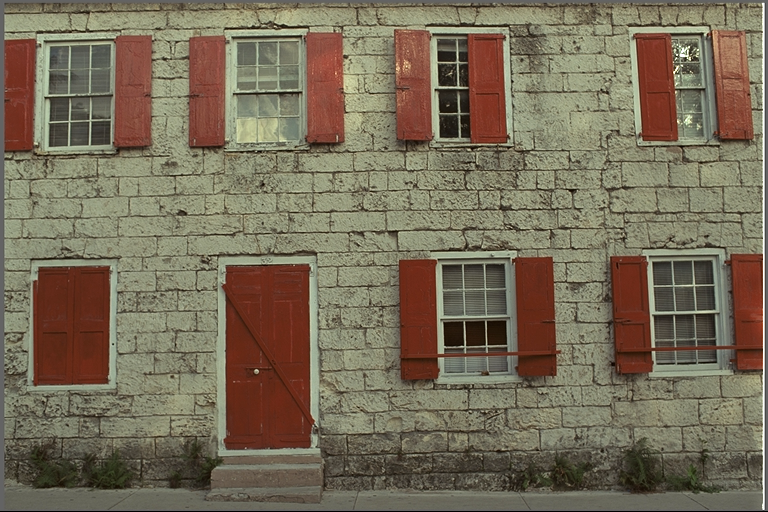
#> input picture samples/kodak/kodim01.png, 768 x 512 px, found by its file name
$ python lzw_original.py
#> lines starting #> are read from the running program, lines starting #| are printed output that depends on the picture
# Extracted verbatim from lzw.ipynb
# DO NOT MODIFY - This is the original algorithm implementation
# Cell 1: LZW Implementation and Helper Functions
import numpy as np
import matplotlib.pyplot as plt

def lzw_encode(image_data, max_dict_size=4096):
    """
    Encodes image data using the LZW algorithm.
    """
    flat_data = image_data.ravel().tobytes()

    dictionary = {bytes([i]): i for i in range(256)}
    next_code = 256

    encoded_data = []
    current_sequence = b""

    for byte in flat_data:
        current_byte = bytes([byte])
        new_sequence = current_sequence + current_byte

        if new_sequence in dictionary:
            current_sequence = new_sequence
        else:
            encoded_data.append(dictionary[current_sequence])
            if len(dictionary) < max_dict_size:
                dictionary[new_sequence] = next_code
                next_code += 1
            current_sequence = current_byte

    if current_sequence:
        encoded_data.append(dictionary[current_sequence])

    return encoded_data

def lzw_decode(encoded_data, shape):
    """
    Decodes LZW-encoded data back into an image array.
    """
    if not encoded_data:
        return np.zeros(shape, dtype=np.uint8)

    dictionary = {i: bytes([i]) for i in range(256)}
    next_code = 256

    result = []
    prev_code = encoded_data.pop(0)
    current_entry = dictionary[prev_code]
    result.append(current_entry)

    for code in encoded_data:
        if code in dictionary:
            entry = dictionary[code]
        elif code == next_code:
            entry = current_entry + current_entry[:1]
        else:
            raise ValueError("Invalid LZW code during decoding.")

        result.append(entry)

        new_entry = current_entry + entry[:1]
        dictionary[next_code] = new_entry
        next_code += 1

        current_entry = entry

    decoded_bytes = b"".join(result)
    decoded_image_array = np.frombuffer(decoded_bytes, dtype=np.uint8).reshape(shape)

    return decoded_image_array

def calculate_compression_ratio(original_data, encoded_data):
    """
    Calculates the compression ratio.
    """
    # Use the uint8 version for accurate byte size calculation
    original_size_bytes = original_data.size * original_data.itemsize

    # Size of encoded data: number of codes * size of a code in bytes
    # The LZW codes can have varying bit lengths. For a simple approximation,
    # we use the item size of the numpy array of codes.
    encoded_size_bytes = len(encoded_data) * np.array(encoded_data).itemsize

    if encoded_size_bytes == 0:
        return float('inf')

    return original_size_bytes / encoded_size_bytes

def display_side_by_side(original, decoded, ratio, orig_bits, encoded_bits, metadata_bits, total_bits):
    """
    Display original and decoded images side by side with LZW compression statistics.
    """
    fig, axes = plt.subplots(1, 2, figsize=(12, 6))

    # Display original image
    # Use np.clip to handle float vs uint8 display
    axes[0].imshow(np.clip(original, 0, 1) if np.issubdtype(original.dtype, np.floating) else original,
                   cmap='gray' if len(original.shape) == 2 else None)
    axes[0].set_title("Original Image")
    axes[0].axis("off")

    # Display decoded image
    axes[1].imshow(np.clip(decoded, 0, 1) if np.issubdtype(decoded.dtype, np.floating) else decoded,
                   cmap='gray' if len(decoded.shape) == 2 else None)
    axes[1].set_title("LZW Decoded")
    axes[1].axis("off")

    plt.suptitle(
        f"LZW Compression\n"
        f"Original bits: {orig_bits} | "
        f"Encoded data bits: {encoded_bits} | "
        f"Metadata bits: {metadata_bits} | "
        f"Total LZW bits: {total_bits} | "
        f"Compression ratio: {ratio:.3f}",
        fontsize=12
    )
    plt.tight_layout(rect=[0, 0, 1, 0.92])
    plt.show()

def test_lzw_dict_sizes(image_data, dict_sizes):
    """
    Tests LZW compression with different maximum dictionary sizes.

    Args:
        image_data (np.ndarray): The uint8 NumPy array of the image.
        dict_sizes (list): A list of integer maximum dictionary sizes to test.

    Returns:
        dict: A dictionary containing metrics for each max_dict_size.
    """
    results = {}

    for size in dict_sizes:
        print(f"Testing with max_dict_size = {size}...")

        # Encode the image
        encoded_codes = lzw_encode(image_data, max_dict_size=size)

        # Decode the image
        decoded_image_uint8 = lzw_decode(encoded_codes, image_data.shape)

        # Verify lossless compression
        is_equal = np.array_equal(image_data, decoded_image_uint8)

        # Calculate metrics
        orig_bits = image_data.size * 8
        encoded_bits = len(encoded_codes) * np.array(encoded_codes).itemsize * 8
        metadata_bits = len(image_data.shape) * 32  # Estimate for storing shape
        total_bits = encoded_bits + metadata_bits

        if total_bits > 0:
            compression_ratio = orig_bits / total_bits
        else:
            compression_ratio = float('inf')

        results[size] = {
            'compression_ratio': compression_ratio,
            'encoded_codes_len': len(encoded_codes),
            'is_lossless': is_equal
        }

    return results

def plot_lzw_results(results):
    """
    Plots the compression ratio vs. max dictionary size.

    Args:
        results (dict): The results from test_lzw_dict_sizes.
    """
    sizes = sorted(results.keys())
    ratios = [results[size]['compression_ratio'] for size in sizes]

    plt.figure(figsize=(10, 6))
    plt.plot(sizes, ratios, marker='o')
    plt.title('LZW Compression Ratio vs. Max Dictionary Size')
    plt.xlabel('Max Dictionary Size')
    plt.ylabel('Compression Ratio')
    plt.xscale('log') # Use a log scale for dictionary size
    plt.grid(True)
    plt.xticks(sizes, labels=[str(s) for s in sizes])
    plt.show()


# --- Main execution block with float-to-uint8 conversion and metric calculation ---


if __name__ == "__main__":
    # 1. Read and convert the image
    original_image_float = plt.imread('/mnt/769EC2439EC1FB9D/vsc_projs/DIP/kodim01.png')
#> original_image_float is the input picture: shape (512, 768, 3) float32; mean R, G, B 0.47, 0.427, 0.347
    original_image_uint8 = (original_image_float * 255).astype(np.uint8)

    # 2. Define a list of dictionary sizes to test
    # These sizes correspond to 9-bit, 10-bit, 11-bit, and 12-bit code lengths.
    dict_sizes_to_test = [512, 1024, 2048, 4096]

    # 3. Test LZW for different dictionary sizes
    results = test_lzw_dict_sizes(original_image_uint8, dict_sizes_to_test)
#> the loop in test_lzw_dict_sizes, `for size in dict_sizes:` made 4 passes
#> (encoded_bits, total_bits, compression_ratio) on passes 1 to 4: (74560704, 74560800, 0.127), (72865216, 72865312, 0.13), (68911168, 68911264, 0.137), (63036352, 63036448, 0.15)
#> after the loop in test_lzw_dict_sizes, `for size in dict_sizes:`: results = 4 items
#> results = 4 items

    # 4. Print detailed results
    print("\n--- Summary of LZW Performance ---")
    for size, data in results.items():
        print(f"\nMax Dict Size: {size}")
        print(f"  Compression Ratio: {data['compression_ratio']:.3f}")
        print(f"  Encoded Codes Length: {data['encoded_codes_len']}")
        print(f"  Is Lossless: {data['is_lossless']}")
#> this loop made 4 passes
#> size on passes 1 to 4: 512, 1024, 2048, 4096
#> (printed output is left out)

    # 5. Visualize the performance
    plot_lzw_results(results)
#> in plot_lzw_results, `sizes = sorted(results.keys())`: sizes = [512, 1024, 2048, 4096]
#> in plot_lzw_results, `ratios = [results[size]['compression_ratio'] for size in sizes]`: ratios = [0.127, 0.13, 0.137, 0.15]
#> in plot_lzw_results, `plt.show()`:
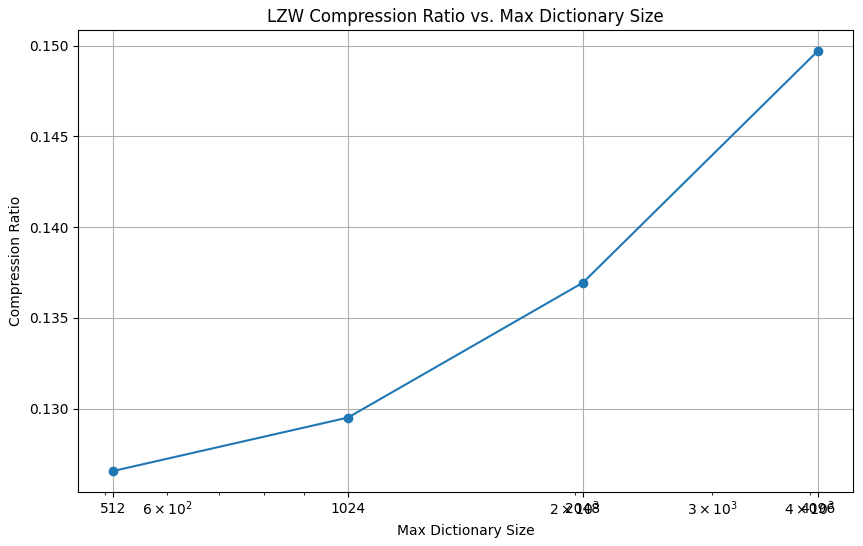
#> figure drawn by matplotlib, 1 panel

    # Optional: Display the final image from the last test case
    last_size = dict_sizes_to_test[-1]
    last_encoded_codes = lzw_encode(original_image_uint8, max_dict_size=last_size)
#> last_encoded_codes = 984944 items
    last_decoded_image_uint8 = lzw_decode(last_encoded_codes, original_image_uint8.shape)

    last_orig_bits = original_image_uint8.size * 8
#> last_orig_bits = 9437184
    last_encoded_bits = len(last_encoded_codes) * np.array(last_encoded_codes).itemsize * 8
#> last_encoded_bits = 63036352
    last_metadata_bits = len(original_image_uint8.shape) * 32
#> last_metadata_bits = 96
    last_total_bits = last_encoded_bits + last_metadata_bits
#> last_total_bits = 63036448
    last_ratio = last_orig_bits / last_total_bits
#> last_ratio = 0.15

    display_side_by_side(original_image_float, last_decoded_image_uint8, last_ratio,
                         last_orig_bits, last_encoded_bits, last_metadata_bits, last_total_bits)
#> in display_side_by_side, `plt.show()`:
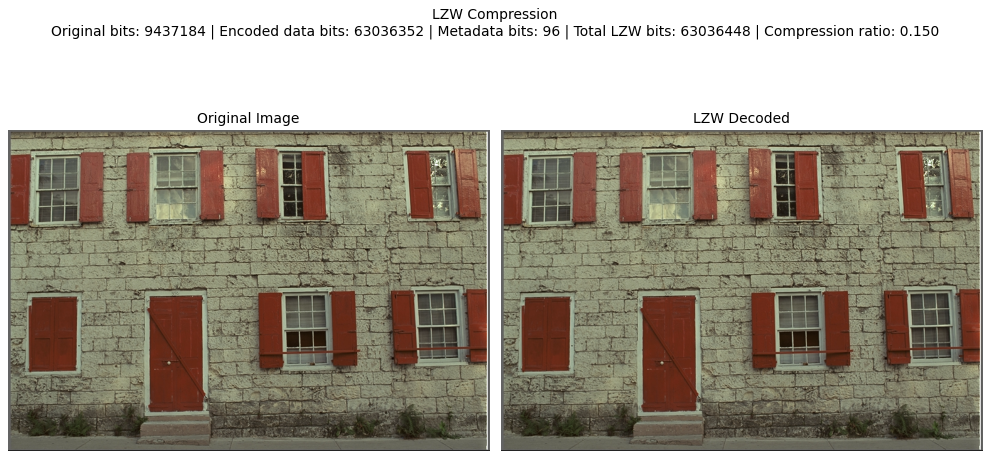
#> figure drawn by matplotlib, 2 panels


# Cell 2: High Redundancy Test
def create_high_redundancy_image(width=768, height=512):
    """
    Creates a sample image with repetitive patterns that compress well.
    """
    image = np.zeros((height, width, 3), dtype=np.uint8)
    # Fill quadrants with solid, repetitive colors
    image[:height//2, :width//2] = [255, 0, 0] # Red
    image[:height//2, width//2:] = [0, 255, 0] # Green
    image[height//2:, :width//2] = [0, 0, 255] # Blue
    image[height//2:, width//2:] = [255, 255, 255] # White
    return image
